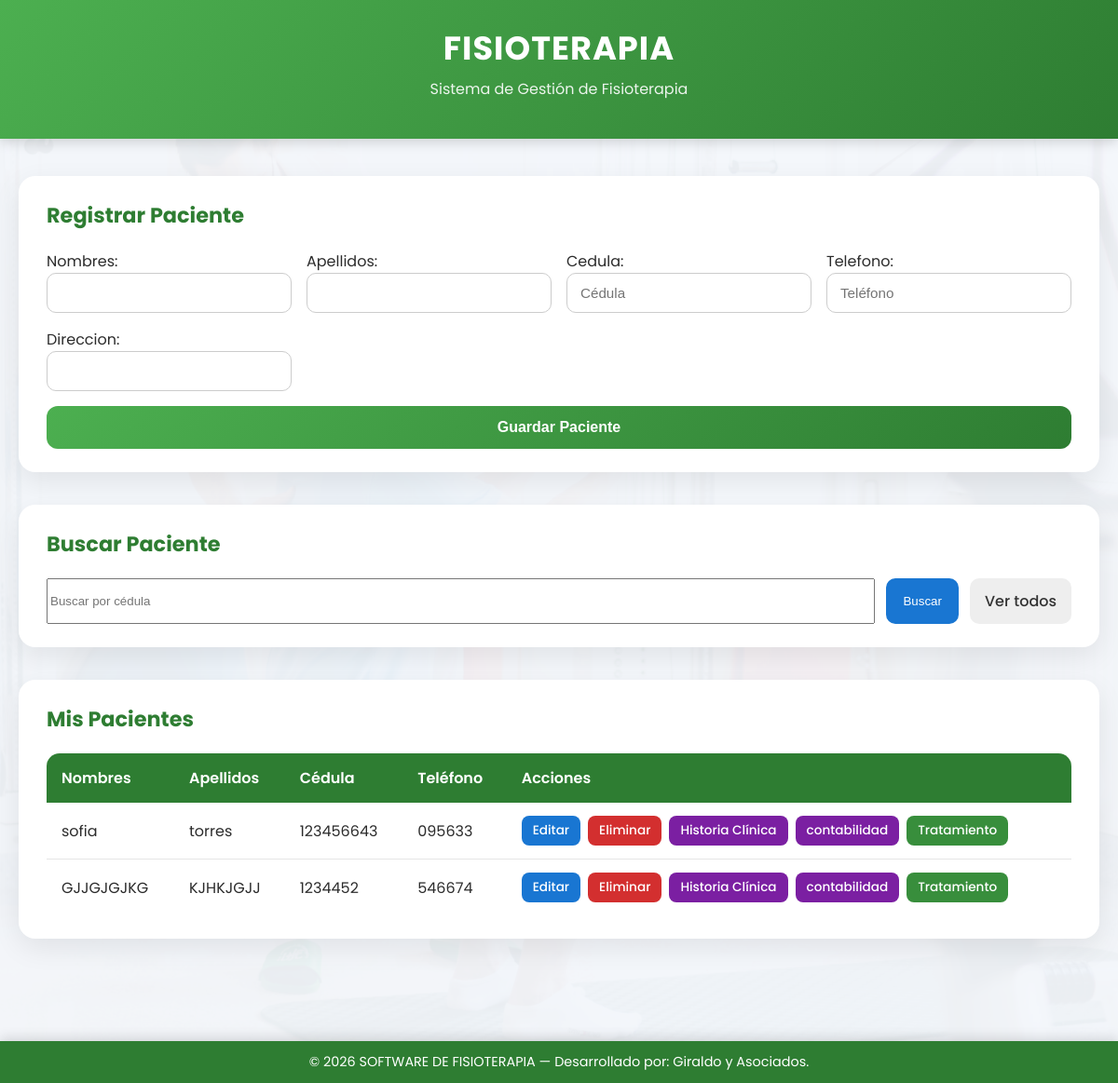
The app's page / (signed in) with its own data.
### core/models.py (models this page shows, shortened)
class Paciente(models.Model):
    medico = models.ForeignKey(
        User,
        on_delete=models.CASCADE,
        related_name='pacientes'
    )
    nombres = models.CharField(max_length=100)
    apellidos = models.CharField(max_length=100)
    cedula = models.CharField(max_length=20)
    telefono = models.CharField(max_length=20)
    direccion = models.CharField(max_length=200)
    fecha_creacion = models.DateTimeField(auto_now_add=True)

### core/views.py (the view)
# urls.py: path('', mis_pacientes, name='mis_pacientes'),
@login_required
@login_required
def mis_pacientes(request):
    pacientes = Paciente.objects.filter(medico=request.user)
    if request.method == 'POST':
        form = PacienteForm(request.POST)
        if form.is_valid():
            paciente = form.save(commit=False)
            paciente.medico = request.user
            paciente.save()
            return redirect('mis_pacientes')
    else:
        form = PacienteForm()
    return render(request, 'core/mis_pacientes.html', {
        'form': form,
        'pacientes': pacientes
    })

### core/forms.py (shortened to what this page needs)
class PacienteForm(forms.ModelForm):
    class Meta:
        model = Paciente
        fields = ['nombres', 'apellidos', 'cedula', 'telefono', 'direccion']
        widgets = {
            'cedula': forms.TextInput(attrs={
                'placeholder': 'Cédula',
                'pattern': '[0-9]+',
                'inputmode': 'numeric',
                'title': 'Ingrese solo números'
            }),
            'telefono': forms.TextInput(attrs={
                'placeholder': 'Teléfono',
                'pattern': '[0-9]+',
                'inputmode': 'numeric',
                'title': 'Ingrese solo números'
            }),
        }

### core/templates/core/mis_pacientes.html (shortened to what this page needs)
<!DOCTYPE html>
<html lang="es">
<head>
    {% load static %}
    <link rel="stylesheet" href="{% static 'css/style.css' %}">
</head>
<body>
<header class="app-header">
    <h1>FISIOTERAPIA</h1>
    <p>Sistema de Gestión de Fisioterapia</p>
</header>
<main class="container">
    <section class="card">
        <h2>{% if editando %}Editar Paciente{% else %}Registrar Paciente{% endif %}</h2>
        <form method="POST" class="form-grid">
            {{ form.as_p }}
            <button type="submit" class="btn-primary">
                {% if editando %}Guardar Cambios{% else %}Guardar Paciente{% endif %}
            </button>
        </form>
    </section>
    <section class="card">
        <h2>Buscar Paciente</h2>
        <form method="GET" action="{% url 'buscar_paciente' %}" class="form-inline">
            <input type="text" name="cedula" placeholder="Buscar por cédula">
            <button type="submit" class="btn-secondary">Buscar</button>
            <a href="{% url 'mis_pacientes' %}" class="btn-link">Ver todos</a>
        </form>
    </section>
    <section class="card">
        <h2>Mis Pacientes</h2>
        <div class="table-container">
            <table>
                <thead>
                    <tr>
                        <th>Nombres</th>
                        <th>Apellidos</th>
                        <th>Cédula</th>
                        <th>Teléfono</th>
                        <th>Acciones</th>
                    </tr>
                </thead>
                <tbody>
                    {% for p in pacientes %}
                    <tr>
                        <td>{{ p.nombres }}</td>
                        <td>{{ p.apellidos }}</td>
                        <td>{{ p.cedula }}</td>
                        <td>{{ p.telefono }}</td>
                        <td class="actions">
                            <a href="{% url 'editar_paciente' p.id %}" class="btn-icon edit">Editar</a>
                            <a href="{% url 'eliminar_paciente' p.id %}" class="btn-icon delete"
                               onclick="return confirm('¿Seguro que deseas eliminar este paciente?');">
                               Eliminar
                            </a>
                            <a href="{% url 'historia_clinica' p.id %}" class="btn-icon info">Historia Clínica</a>
                            {% if p.id %}
                            <a href="{% url 'historial_contable' p.id %}" class="btn-icon info">contabilidad</a>
                                <a href="{% url 'tratamiento' p.id %}" class="btn-icon treat">Tratamiento</a>
                            {% else %}
                                <span class="btn-icon disabled">Tratamiento</span>
                            {% endif %}
                        </td>
                    </tr>
                    {% endfor %}
                </tbody>
            </table>
        </div>
    </section>
</main>
<footer class="app-footer">
    © 2026 SOFTWARE DE FISIOTERAPIA — Desarrollado por: Giraldo y Asociados.
</footer>
</body>
</html>

### core/static/css/style.css (style rules this page uses)
* { box-sizing: border-box; }
body { font-family: 'Poppins', sans-serif; margin: 0; background: #f4f7fb; color: #2c2c2c; position: relative; }
body::before { content: ""; position: fixed; inset: 0; background: url("/static/images/fisioterapia_watermark.png") no-repeat center center; background-size: cover; opacity: 0.04; z-index: -1; }
.app-header { background: linear-gradient(135deg, #4CAF50, #2e7d32); color: white; padding: 25px 40px; text-align: center; box-shadow: 0 4px 12px rgba(0,0,0,0.15); }
.app-header h1 { margin: 0; font-size: 2.2rem; letter-spacing: 1px; }
.app-header p { margin-top: 5px; font-size: 1rem; opacity: 0.9; }
.container { max-width: 1200px; margin: 40px auto; padding: 0 20px 80px; }
.card { background: white; border-radius: 18px; padding: 25px 30px; margin-bottom: 35px; box-shadow: 0 10px 30px rgba(0,0,0,0.08); }
.card h2 { margin-top: 0; margin-bottom: 20px; font-size: 1.4rem; color: #2e7d32; }
.form-grid { display: grid; grid-template-columns: repeat(auto-fit, minmax(240px, 1fr)); gap: 16px; }
.form-grid p { margin: 0; }
.form-grid input, .form-grid select, .form-grid textarea { width: 100%; padding: 12px 14px; border-radius: 10px; border: 1px solid #ccc; font-size: 0.95rem; transition: all 0.2s ease; }
.form-inline { display: flex; flex-wrap: wrap; gap: 12px; }
.form-inline input { flex: 1; min-width: 200px; }
.btn-primary { grid-column: 1 / -1; padding: 14px; border-radius: 12px; border: none; background: linear-gradient(135deg, #4CAF50, #2e7d32); color: white; font-size: 1rem; font-weight: 600; cursor: pointer; transition: transform 0.15s ease, box-shadow 0.15s ease; }
.btn-secondary { padding: 12px 18px; border-radius: 10px; border: none; background: #1976d2; color: white; font-weight: 500; cursor: pointer; }
.btn-link { display: inline-flex; align-items: center; padding: 12px 16px; border-radius: 10px; background: #eeeeee; color: #333; text-decoration: none; font-weight: 500; }
.table-container { overflow-x: auto; }
table { width: 100%; border-collapse: separate; border-spacing: 0; background: white; border-radius: 14px; overflow: hidden; }
table thead { background: #2e7d32; color: white; }
table th, table td { padding: 14px 16px; text-align: left; }
table th { font-weight: 600; }
table tbody tr { transition: background 0.15s ease; }
table tbody tr:not(:last-child) td { border-bottom: 1px solid #e5e5e5; }
.actions { display: flex; flex-wrap: wrap; gap: 8px; }
.btn-icon { padding: 6px 12px; border-radius: 8px; font-size: 0.85rem; font-weight: 500; text-decoration: none; color: white; transition: background 0.15s ease; }
.btn-icon.edit { background: #1976d2; }
.btn-icon.delete { background: #d32f2f; }
.btn-icon.info { background: #7b1fa2; }
.btn-icon.treat { background: #388e3c; }
.app-footer { position: fixed; bottom: 0; width: 100%; background: #2e7d32; color: white; text-align: center; padding: 12px 20px; font-size: 0.9rem; box-shadow: 0 -4px 12px rgba(0,0,0,0.12); }

### records on screen
Paciente: nombres "sofia", apellidos "torres", cedula "123456643", telefono "095633", shows "contabilidad"
Paciente: nombres "GJJGJGJKG", apellidos "KJHKJGJJ", cedula "1234452", telefono "546674", shows "contabilidad"
